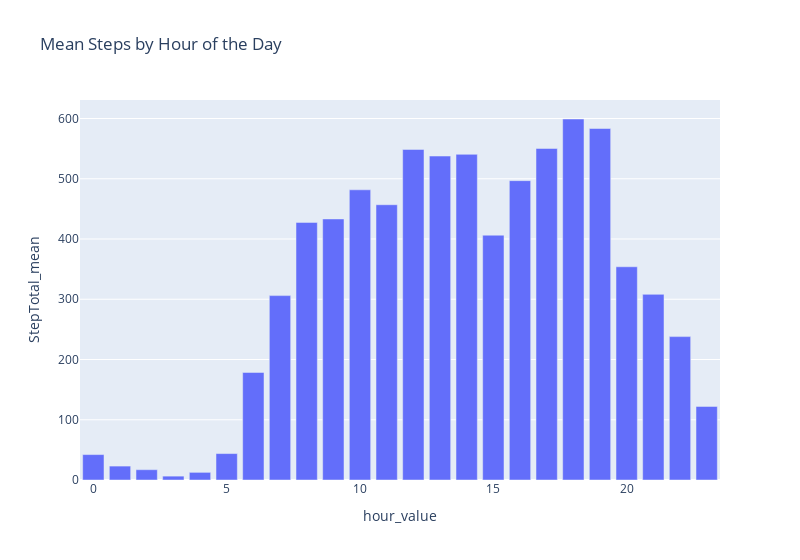

Notebook code for this chart:
### Code cell
px.bar(
    hourlySteps_agg,
    y='StepTotal_mean',
    title='Mean Steps by Hour of the Day',
    width=800
)

### Figure 1 — Plotly figure (JSON) as saved in the notebook; plotly's stock layout.template omitted (floating-point values rounded to 4 significant figures)
{"data": [{"alignmentgroup": "True", "hovertemplate": "hour_value=%{x}<br>StepTotal_mean=%{y}<extra></extra>", "legendgroup": "", "marker": {"color": "#636efa", "pattern": {"shape": ""}}, "name": "", "offsetgroup": "", "orientation": "v", "showlegend": false, "textposition": "auto", "type": "bar", "x": [0, 1, 2, 3, 4, 5, 6, 7, 8, 9, 10, 11, 12, 13, 14, 15, 16, 17, 18, 19, 20, 21, 22, 23], "xaxis": "x", "y": [42.19, 23.1, 17.11, 6.427, 12.7, 43.87, 178.5, 306.0, 427.5, 433.3, 481.7, 456.9, 548.6, 537.7, 540.5, 406.3, 496.8, 550.2, 599.2, 583.4, 353.9, 308.1, 238.0, 122.1], "yaxis": "y"}], "layout": {"barmode": "relative", "legend": {"tracegroupgap": 0}, "title": {"text": "Mean Steps by Hour of the Day"}, "width": 800, "xaxis": {"anchor": "y", "domain": [0, 1], "title": {"text": "hour_value"}}, "yaxis": {"anchor": "x", "domain": [0, 1], "title": {"text": "StepTotal_mean"}}}}
